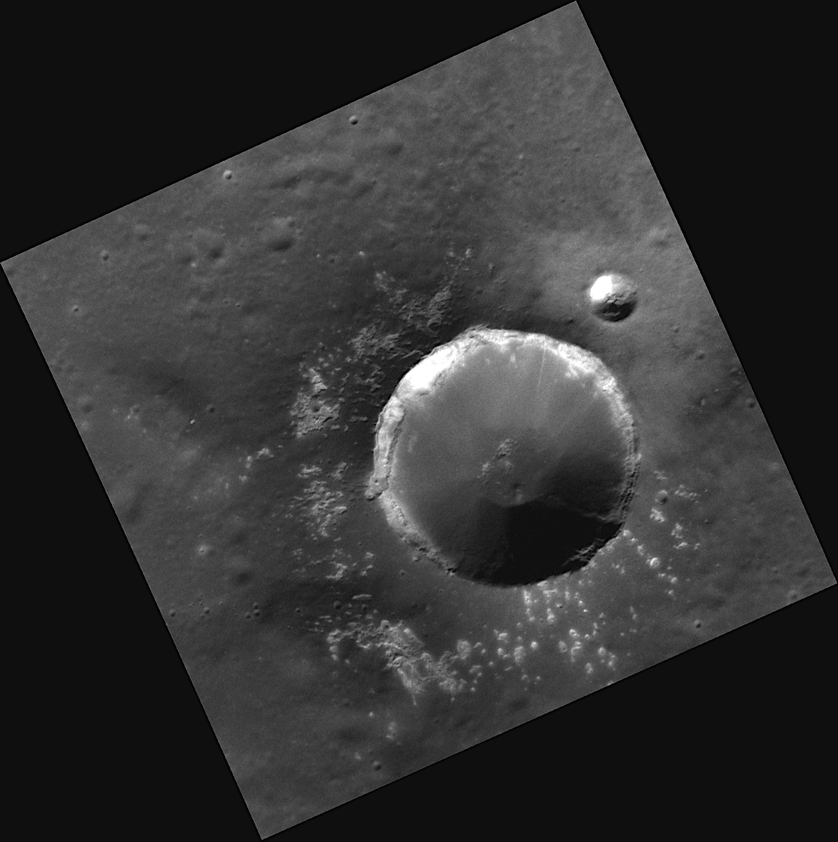
#> input picture Hollows_in_walls/PIA15327.tif, 838 x 842 px, shrunk from 1361 x 1366 before the run, found by its file name
$ jupyter execute Image_enhancement.ipynb
#> lines starting #> are read from the running program, lines starting #| are printed output that depends on the picture
[cell 1]
import cv2
import numpy as np
from matplotlib import pyplot as plt
import PIL

[cell 2]
from PIL import Image
image1 = Image.open(r'D:\MJCJ research\Hollows_in_walls\PIA15327.tif')
#> image1 is the input picture: PIL image 838x842 L; min 0, max 255, mean 49.6
image1

[cell 3]
from PIL import ImageEnhance

applier = ImageEnhance.Brightness(image1)
applier.enhance(0.75).save("PIA15327_brightness_enhanced.tif")
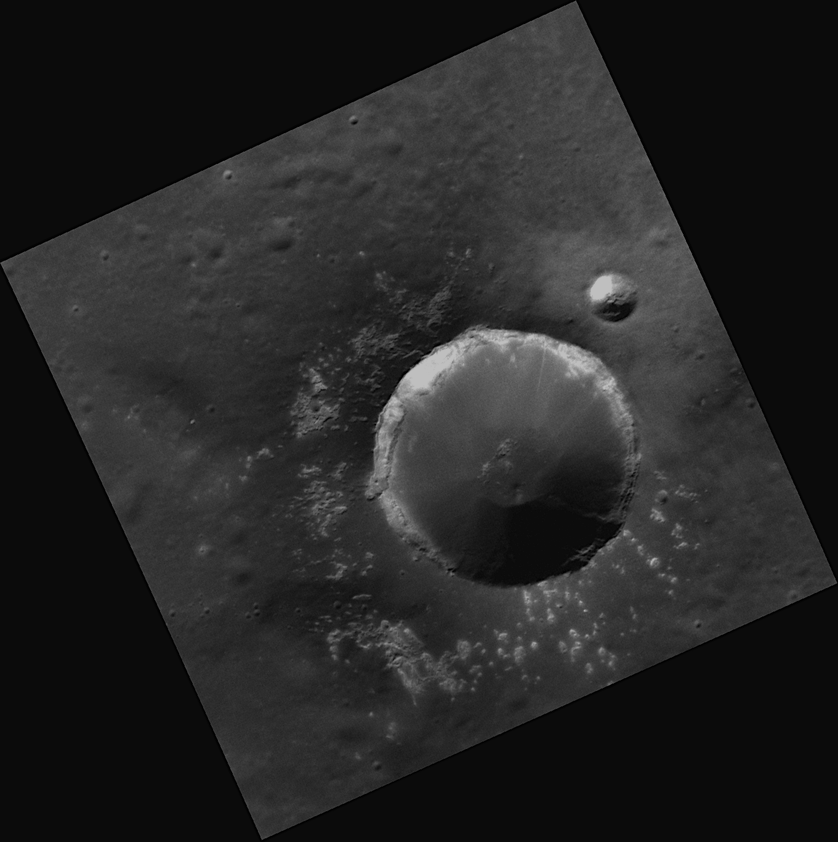
#> saved as PIA15327_brightness_enhanced.tif: PIL image 838x842 L; min 0, max 191, mean 36.9

[cell 4]
applier = ImageEnhance.Sharpness(image1)
applier.enhance(1.5).save("PIA15327_sharpness_enhanced.tif")

[cell 5]
applier = ImageEnhance.Contrast(image1)
applier.enhance(0.75).save("PIA15327_contrast_enhanced.tif")

[cell 6]
from PIL import ImageFilter

image1.filter(ImageFilter.EDGE_ENHANCE)


$ run again, with Hollows_in_walls/PIA15642.tif copied over Hollows_in_walls/PIA15327.tif
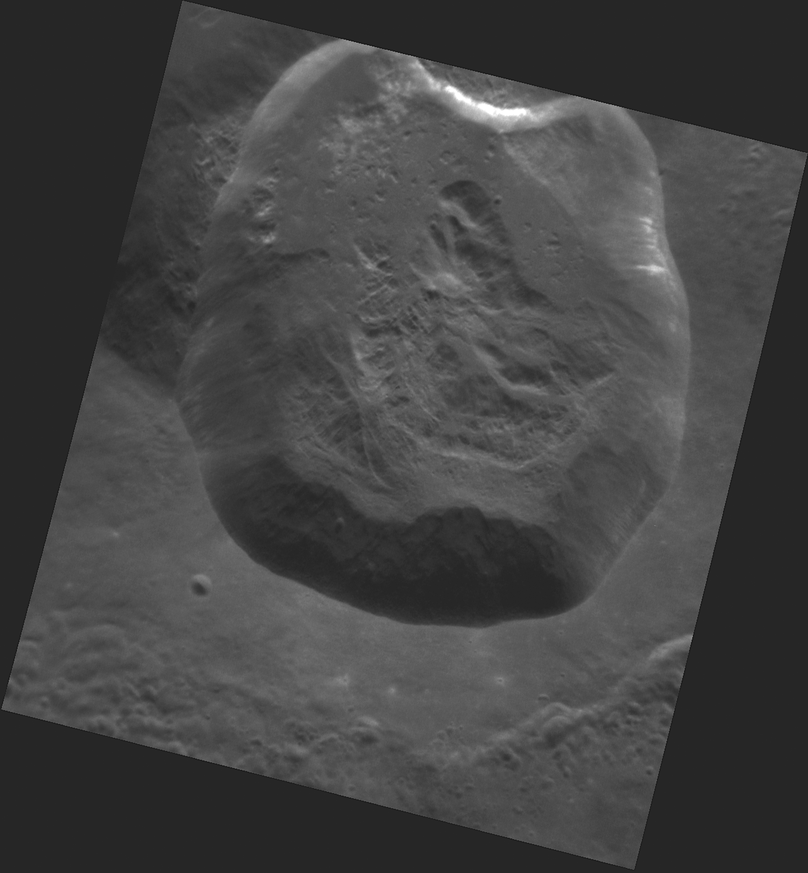
#> input picture Hollows_in_walls/PIA15642.tif, 808 x 873 px, shrunk from 1284 x 1388 before the run, found by its file name
#> image1 is the input picture: PIL image 808x873 L; min 17, max 255, mean 66.9
#> `applier.enhance(0.75).save("PIA15327_brightness_enhanced.tif")`:
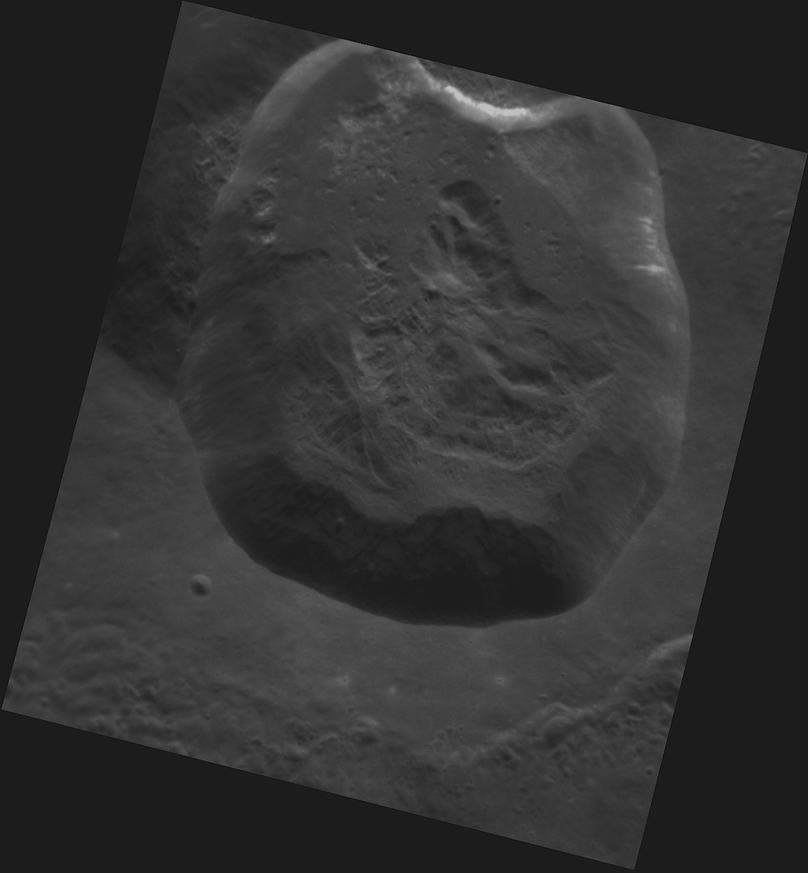
#> saved as PIA15327_brightness_enhanced.tif: PIL image 808x873 L; min 12, max 191, mean 49.8

$ run again, with Hollows_in_walls/PIA16302.tif copied over Hollows_in_walls/PIA15327.tif
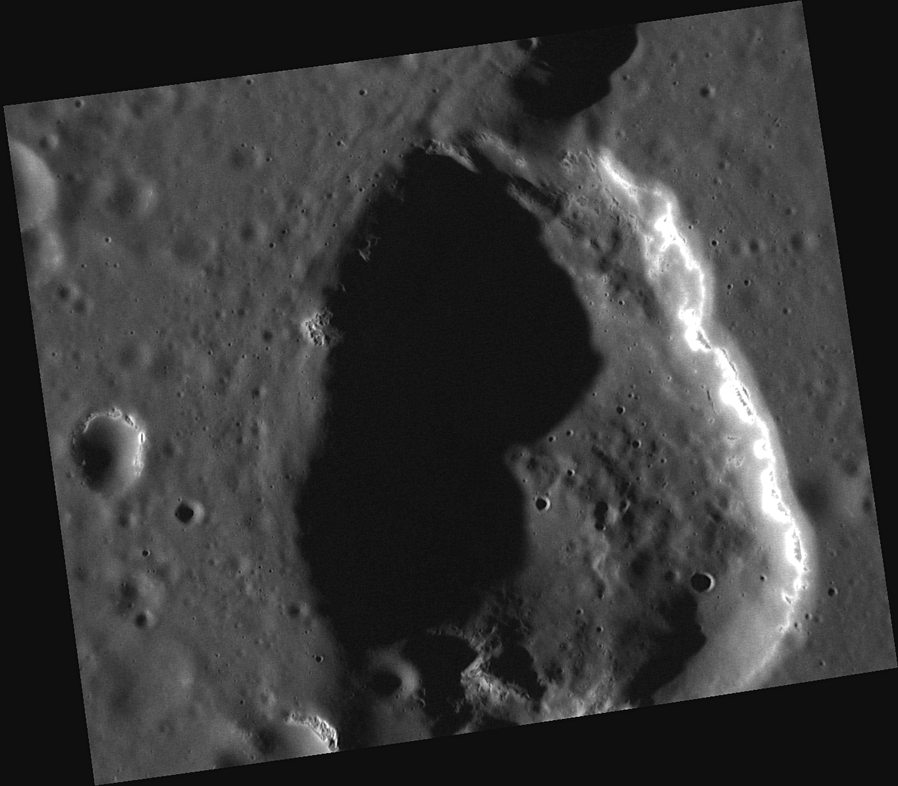
#> input picture Hollows_in_walls/PIA16302.tif, 898 x 786 px, shrunk from 1363 x 1193 before the run, found by its file name
#> image1 is the input picture: PIL image 898x786 L; min 0, max 255, mean 55.6
#> `applier.enhance(0.75).save("PIA15327_brightness_enhanced.tif")`:
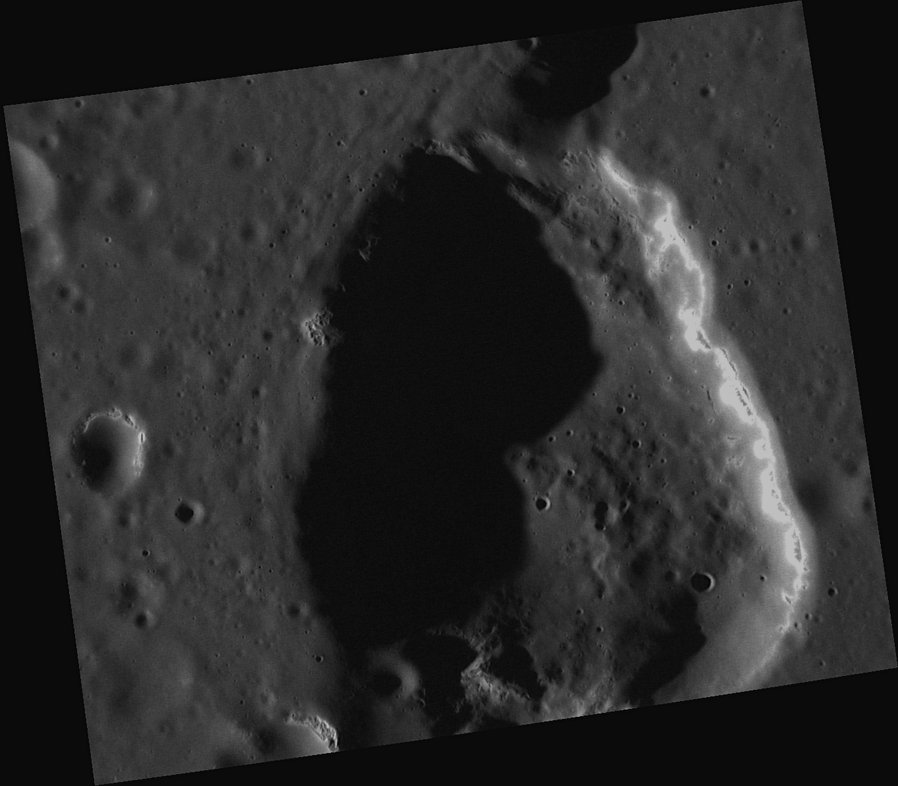
#> saved as PIA15327_brightness_enhanced.tif: PIL image 898x786 L; min 0, max 191, mean 41.4

$ run again, with Hollows_in_walls/PIA16397.tif copied over Hollows_in_walls/PIA15327.tif
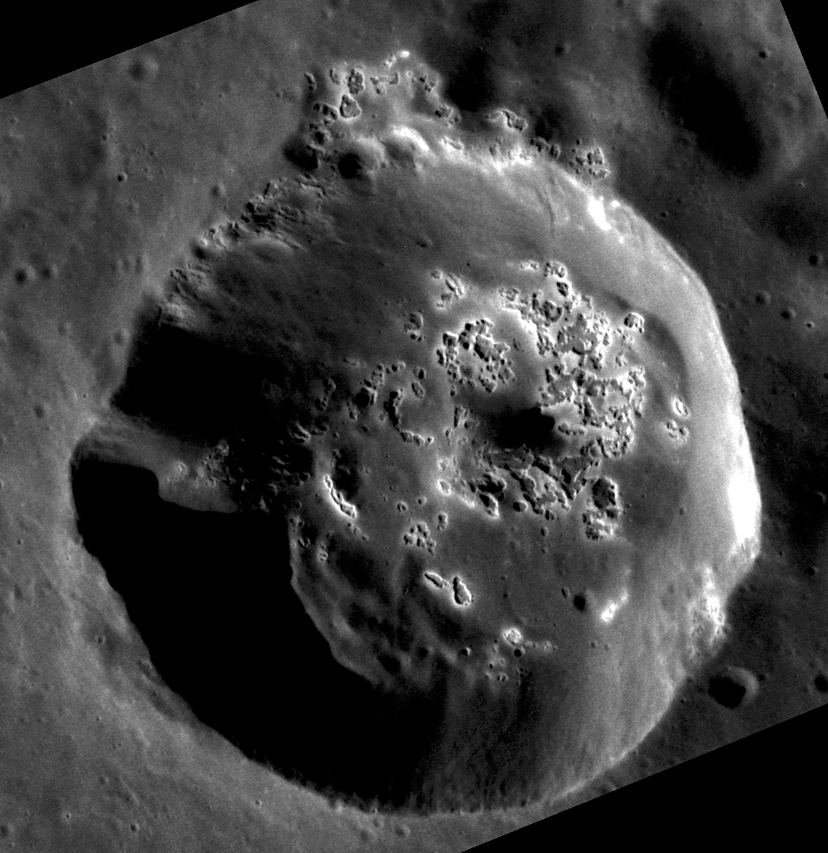
#> input picture Hollows_in_walls/PIA16397.tif, 828 x 853 px, shrunk from 988 x 1018 before the run, found by its file name
#> image1 is the input picture: PIL image 828x853 L; min 0, max 255, mean 63.8
#> `applier.enhance(0.75).save("PIA15327_brightness_enhanced.tif")`:
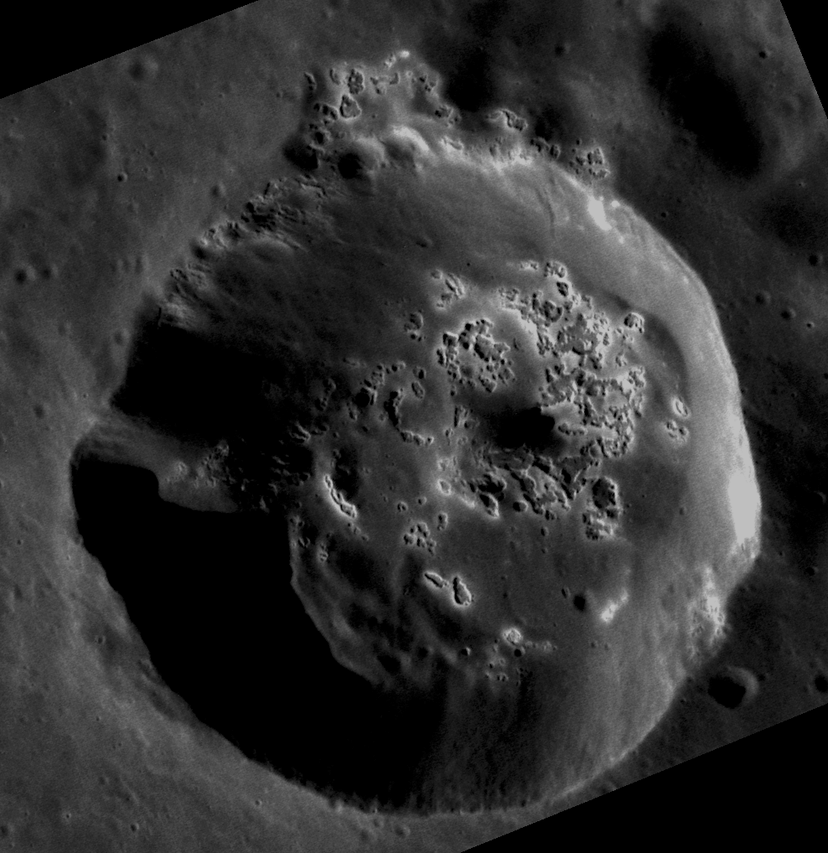
#> saved as PIA15327_brightness_enhanced.tif: PIL image 828x853 L; min 0, max 191, mean 47.6
